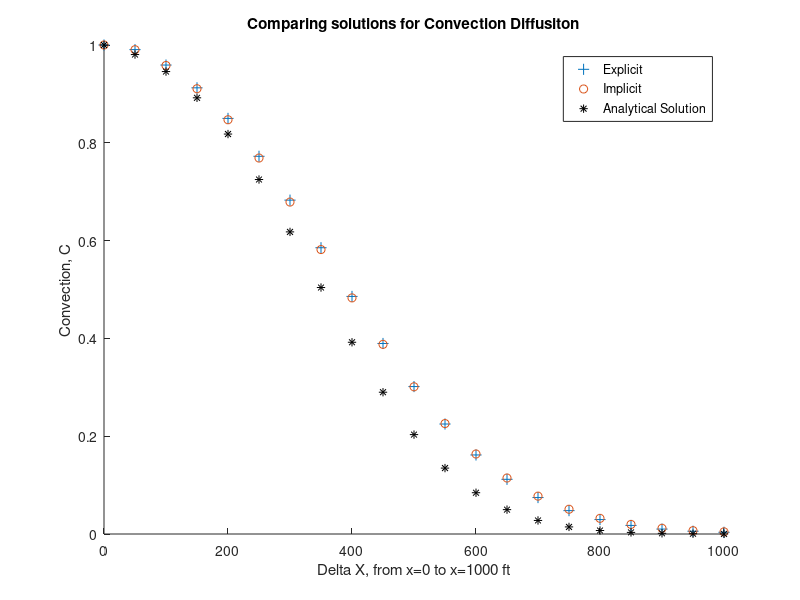

Here is the MATLAB script that generated this plot:

clear
close all
clc


L=10000; % in ft
dT=1; %in day
dX=50;
v=1.5; % velocity of conc. in ft/day
D=93.01; % diffusion coef. in ft^2/day
Cinitial=0;
Cb=1; % boundary concentration

alpha=D*dT/dX^2;
a=alpha;

beta=v*dT/dX;
b=beta;


% EXPLİCİT
A=diag([1-2*b-3*a,(1-b-2*a)*ones(1,18),1-b-a])+diag(((a+b)*ones(1,19)),-1)+diag((a*ones(1,19)),1);
cn=zeros(20,1)*Cinitial;
Q=zeros(20,1);
Q(1)=-2*Cb*(b+a);

C_exp=zeros(500,20);
for i=1:500
    Cnp1=A*cn+Q;
    cn=Cnp1;
    C_exp(i,:)=abs(Cnp1');
end


% IMPLICIT
AA=diag([1+2*b+3*a,(1+b+2*a)*ones(1,18),1+b+a])+diag(((-b-a)*ones(1,19)),-1)+diag((-a*ones(1,19)),1);
cn=zeros(20,1);
Q=zeros(20,1);
Q(1)=2*Cb*(a+b);

C_imp=zeros(500,20);
for i=1:500
    B=cn+Q;
    Cnp1=AA\B;
    cn=Cnp1;
    C_imp(i,:)=Cnp1';
end

%ANALYTİC SOLUTİON 
cc=linspace(0,1000,21);
t=200;
AnSol=1/2*(erfc((cc-v*t)/(2*sqrt(D*t)))+exp(v*cc/D).*erfc((cc+v*t)/(2*sqrt(D*t))));



% PLOTTİNG RESULTS
cex=[1 C_exp(200,:)];
cim=[1 C_imp(200,:)];
figure
hold on
plot(cc, cex, '+', 'MarkerSize', 8);

plot(cc, cim, 'o', 'MarkerSize', 6);

plot(cc, AnSol, 'k*', 'MarkerSize', 6);

xlabel('Delta X, from x=0 to x=1000 ft')
ylabel('Convection, C')


legend('Explicit', 'Implicit','Analytical Solution')

title('Comparing solutions for Convection Diffusiton')

hold off

